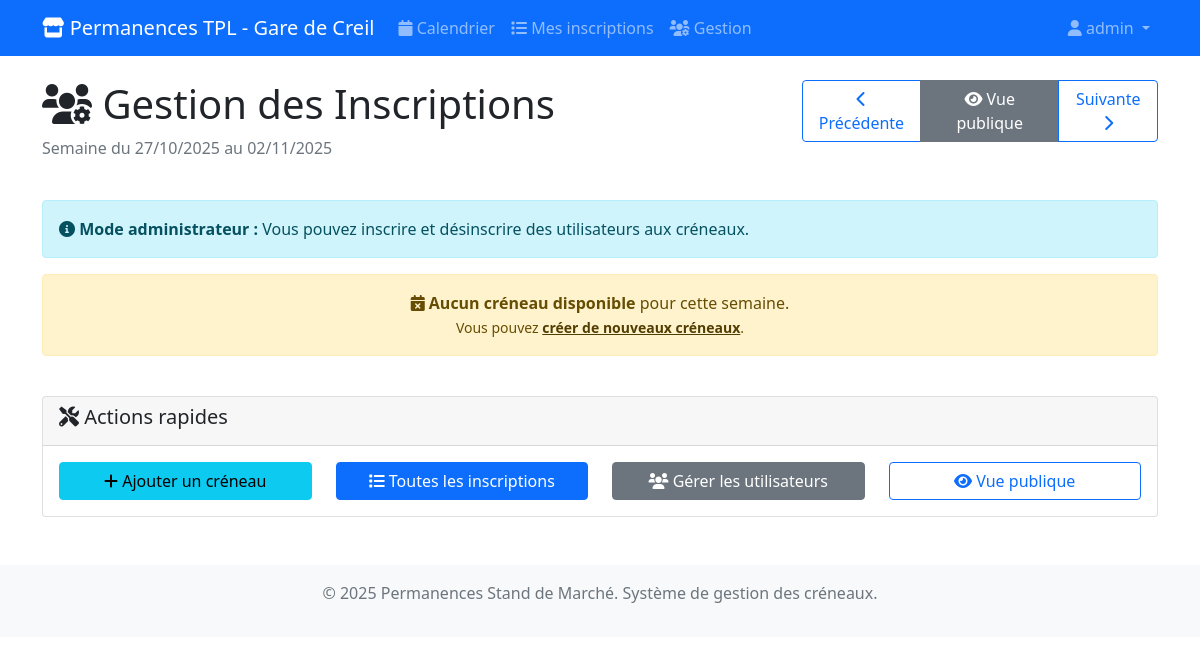
Page /permanences/gestion/ (signed in) on the earlier database version.
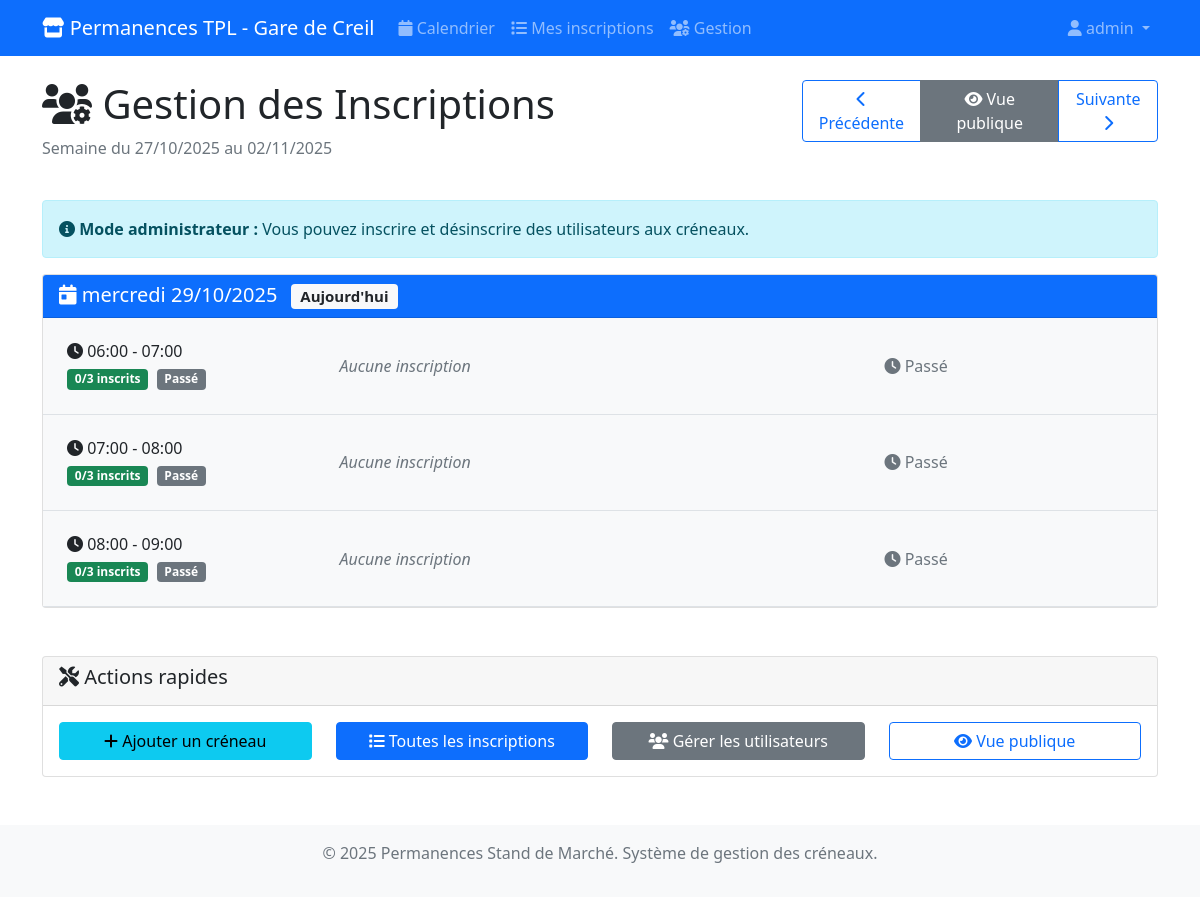
Same page on the later database version.
### permanences/models.py (models this page shows, shortened)
class CreneauHoraire(models.Model):
    date = models.DateField(help_text="Date du créneau")
    heure_debut = models.TimeField(help_text="Heure de début du créneau")
    heure_fin = models.TimeField(help_text="Heure de fin du créneau")
    max_personnes = models.PositiveIntegerField(
        default=3,
        help_text="Nombre maximum de personnes autorisées pour ce créneau"
    )
    actif = models.BooleanField(default=True, help_text="Créneau disponible pour inscription")
    class Meta:
        verbose_name = "Créneau horaire"
        verbose_name_plural = "Créneaux horaires"
        unique_together = ['date', 'heure_debut']
        ordering = ['date', 'heure_debut']
    @property
    def places_disponibles(self):
        try:
            inscriptions_count = self.inscriptions.filter(annulee=False).count()
            return max(0, self.max_personnes - inscriptions_count)
        except Exception:
            return self.max_personnes
    @property
    def complet(self):
        try:
            return self.places_disponibles <= 0
        except Exception:
            return False
    @property
    def est_passe(self):
        try:
            maintenant = datetime.now()
            creneau_datetime = datetime.combine(self.date, self.heure_debut)
            return creneau_datetime < maintenant
        except Exception:
            return False

### permanences/views.py (the view)
# urls.py: path('gestion/', views.gestion_inscriptions, name='gestion'),
@user_passes_test(is_superuser)
def gestion_inscriptions(request):
    today = timezone.now().date()
    week_start = request.GET.get('week')
    if week_start:
        try:
            week_start = datetime.strptime(week_start, '%Y-%m-%d').date()
        except ValueError:
            week_start = today - timedelta(days=today.weekday())
    else:
        week_start = today - timedelta(days=today.weekday())
    week_end = week_start + timedelta(days=6)
    from django.contrib.auth.models import User
    utilisateurs = User.objects.filter(is_active=True).order_by('username')
    creneaux = CreneauHoraire.objects.filter(
        date__range=[week_start, week_end],
        actif=True
    ).prefetch_related('inscriptions__utilisateur').order_by('date', 'heure_debut')
    creneaux_par_jour = {}
    for creneau in creneaux:
        if creneau.date not in creneaux_par_jour:
            creneaux_par_jour[creneau.date] = []
        utilisateurs_inscrits_ids = set(
            inscription.utilisateur.id
            for inscription in creneau.inscriptions.filter(annulee=False)
        )
        creneau.utilisateurs_disponibles = [
            utilisateur for utilisateur in utilisateurs
            if utilisateur.id not in utilisateurs_inscrits_ids
        ]
        creneaux_par_jour[creneau.date].append(creneau)
    prev_week = week_start - timedelta(days=7)
    next_week = week_start + timedelta(days=7)
    context = {
        'creneaux_par_jour': creneaux_par_jour,
        'utilisateurs': utilisateurs,
        'week_start': week_start,
        'week_end': week_end,
        'prev_week': prev_week,
        'next_week': next_week,
        'today': today,
    }
    return render(request, 'permanences/gestion_inscriptions.html', context)

### permanences/views.py (called while the page is built)
def is_superuser(user):
    return user.is_superuser

### templates/permanences/gestion_inscriptions.html (shortened to what the changed rows need)
{% extends 'base.html' %}
{% block content %}
<div class="row mb-4">
    <div class="col-md-8">
        <h1><i class="fas fa-users-cog"></i> Gestion des Inscriptions</h1>
    </div>
</div>
<div class="row">
    {% for date, creneaux in creneaux_par_jour.items %}
    <div class="col-12 mb-4">
        <div class="card">
            <div class="card-header bg-primary text-white">
                <h5 class="card-title mb-0">
                    <i class="fas fa-calendar-day"></i>
                    {{ date|date:"l d/m/Y" }}
                    {% if date == today %}
                        <span class="badge bg-light text-dark ms-2">Aujourd'hui</span>
                    {% endif %}
                </h5>
            </div>
            <div class="card-body p-0">
                {% for creneau in creneaux %}
                <div class="border-bottom p-4 {% if creneau.est_passe %}bg-light{% endif %}">
                    <div class="row align-items-center">
                        <div class="col-md-3">
                            <h6 class="mb-1">
                                <i class="fas fa-clock"></i>
                                {{ creneau.heure_debut|time:"H:i" }} - {{ creneau.heure_fin|time:"H:i" }}
                            </h6>
                            <span class="badge
                                {% if creneau.complet %}bg-danger{% elif creneau.places_disponibles <= 1 %}bg-warning{% else %}bg-success{% endif %}">
                                {% with creneau.inscriptions.count as nb_inscriptions %}
                                    {{ nb_inscriptions }}/{{ creneau.max_personnes }} inscrits
                                {% endwith %}
                            </span>
                            {% if creneau.est_passe %}
                                <span class="badge bg-secondary ms-1">Passé</span>
                            {% endif %}
                        </div>
                        <div class="col-md-6">
                            {% with creneau.inscriptions.all as inscriptions %}
                                {% if inscriptions %}
                                    <strong>Inscrits :</strong>
                                    <ul class="list-unstyled mb-0 mt-1">
                                        {% for inscription in inscriptions %}
                                            {% if not inscription.annulee %}
                                            <li class="d-flex justify-content-between align-items-center py-1">
                                                <span>
                                                    <i class="fas fa-user"></i>
                                                    {{ inscription.utilisateur.first_name|default:inscription.utilisateur.username }}
                                                    ({{ inscription.utilisateur.username }})
                                                </span>
                                                {% if not creneau.est_passe %}
                                                <form method="post" action="{% url 'permanences:annuler' inscription.id %}"
                                                      class="d-inline"
                                                      onsubmit="return confirm('Êtes-vous sûr de vouloir annuler l\'inscription de {{ inscription.utilisateur.username }} ?');">
                                                    {% csrf_token %}
                                                    <button type="submit" class="btn btn-sm btn-outline-danger">
                                                        <i class="fas fa-times"></i>
                                                    </button>
                                                </form>
                                                {% endif %}
                                            </li>
                                            {% endif %}
                                        {% endfor %}
                                    </ul>
                                {% else %}
                                    <em class="text-muted">Aucune inscription</em>
                                {% endif %}
                            {% endwith %}
                        </div>
                        <div class="col-md-3">
                            {% if not creneau.est_passe and not creneau.complet %}
                                <form method="post" action="{% url 'permanences:inscrire' creneau.id %}">
                                    {% csrf_token %}
                                    <div class="input-group">
                                        <select name="utilisateur_id" class="form-select form-select-sm" required>
                                            <option value="">Choisir un utilisateur</option>
                                            {% for utilisateur in creneau.utilisateurs_disponibles %}
                                                <option value="{{ utilisateur.id }}">
                                                    {{ utilisateur.first_name|default:utilisateur.username }} ({{ utilisateur.username }})
                                                </option>
                                            {% endfor %}
                                        </select>
                                        <button type="submit" class="btn btn-sm btn-success">
                                            <i class="fas fa-plus"></i>
                                        </button>
                                    </div>
                                </form>
                            {% elif creneau.complet and not creneau.est_passe %}
                                <span class="text-danger">
                                    <i class="fas fa-ban"></i> Complet
                                </span>
                            {% elif creneau.est_passe %}
                                <span class="text-muted">
                                    <i class="fas fa-clock"></i> Passé
                                </span>
                            {% endif %}
                        </div>
                    </div>
                </div>
                {% empty %}
                <div class="p-3 text-center text-muted">
                    <i class="fas fa-calendar-times"></i>
                    Aucun créneau disponible
                </div>
                {% endfor %}
            </div>
        </div>
    </div>
    {% empty %}
    <div class="col-12">
        <div class="alert alert-warning text-center">
            <i class="fas fa-calendar-times"></i>
            <strong>Aucun créneau disponible</strong> pour cette semaine.
            <br><small>Vous pouvez <a href="{% url 'admin:permanences_creneauhoraire_add' %}" class="alert-link">créer de nouveaux créneaux</a>.</small>
        </div>
    </div>
    {% endfor %}
</div>
{% endblock %}

Differences in the rows shown:
added CreneauHoraire: date "mercredi 29/10/2025", shows "Aujourd'hui", heure_debut "06:00", heure_fin "07:00", inscriptions.count "0", max_personnes "3", shows "Passé"
added CreneauHoraire: heure_debut "07:00", heure_fin "08:00", inscriptions.count "0", max_personnes "3", date "Passé", shown under "mercredi 29/10/2025"
added CreneauHoraire: heure_debut "08:00", heure_fin "09:00", inscriptions.count "0", max_personnes "3", date "Passé", shown under "mercredi 29/10/2025"
Other differences:
text no longer shown: "Aucun créneau disponible pour cette semaine. Vous pouvez créer de nouveaux créneaux ."
